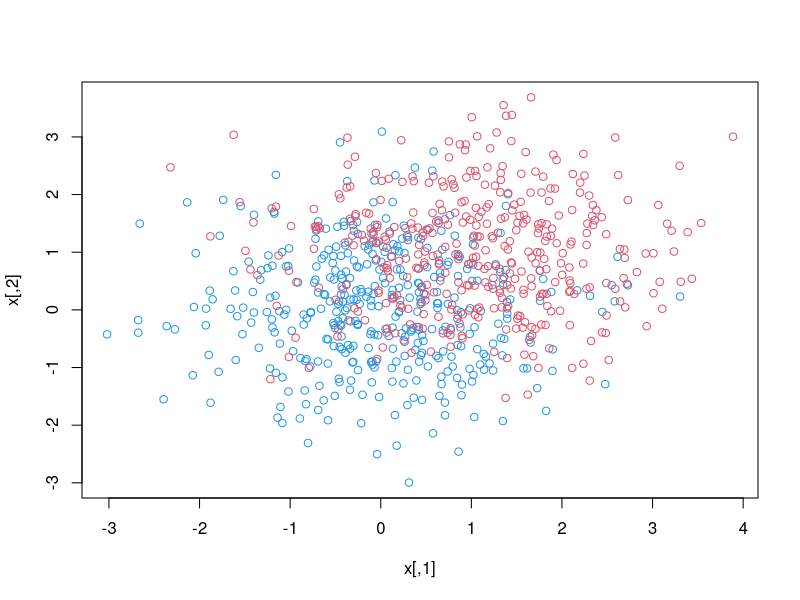
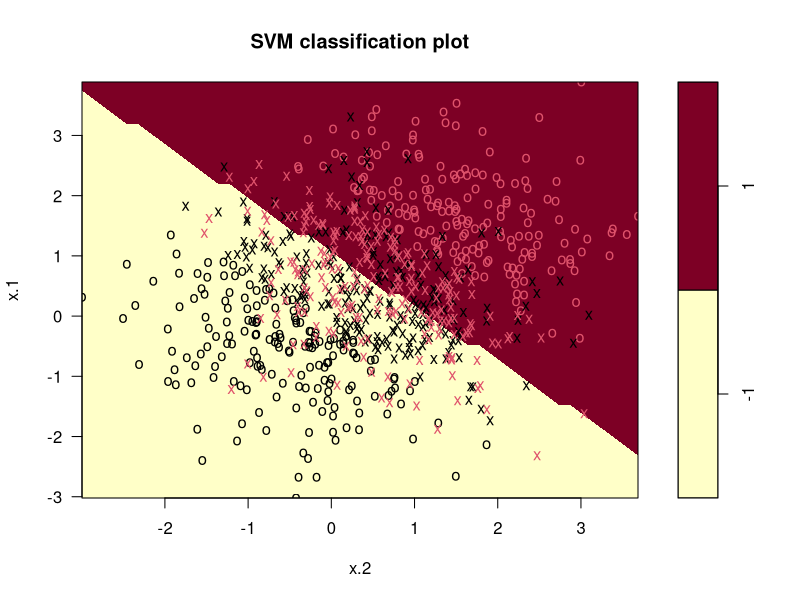

Write R code to recreate these figures, in order.
# Tugas 2
# Construct a linearly seperable dataset on 2-D plane
set.seed(100)
x=matrix(rnorm(800*2), ncol=2)
y=c(rep(-1,400),rep(1,400))
x[y==1,]=x[y==1,]+1

plot(x, col=(3-y))

dat=data.frame(x=x,y=as.factor(y))

# Load the libsvm R interface
# Use Liblinear for very large problem
library('e1071')

svmfit=svm(y ~ ., data=dat, kernel='linear', cost=10, scale=FALSE)
plot(svmfit,dat)
svmfit$index
summary(svmfit)

# Find optimal tuning parameter
set.seed (1)
tune.out=tune(svm,y ~ .,data=dat, kernel="linear", ranges = list(cost=c(0.001, 0.01, 0.1, 1,5, 10, 100)))
bestmod=tune.out$best.model
summary(bestmod)

# Construct the best data
xtest=matrix(rnorm(200*2), ncol=2)
ytest=sample(c(-1,1), 200, rep=TRUE)
xtest[ytest==1,]=xtest[ytest==1,]+1
testdat=data.frame(x=xtest, y=as.factor(ytest))

ypred=predict(bestmod, testdat)
#confusion matrix
table(predict=ypred, truth=testdat$y)

tbl = table(predict=ypred, truth=testdat$y)

tn = as.vector(tbl[1])
tn
fn = as.vector(tbl[3])
fn
fp = as.vector(tbl[2])
fp
tp = as.vector(tbl[4])
tp

sum_all = tn + fn + fp + tp
sum_all
accuracy = (tp + tn )/sum_all
accuracy
error_rate = (fp + fn)/sum_all
error_rate
sensitivity = tp/(tp + fn)
sensitivity
specificity = tn/(fp + tn)
specificity
precision = tp/(tp + fp)
precision
recall = tp/(tp + fn)
recall
f_measure = (2*precision*recall)/(precision+recall)
f_measure